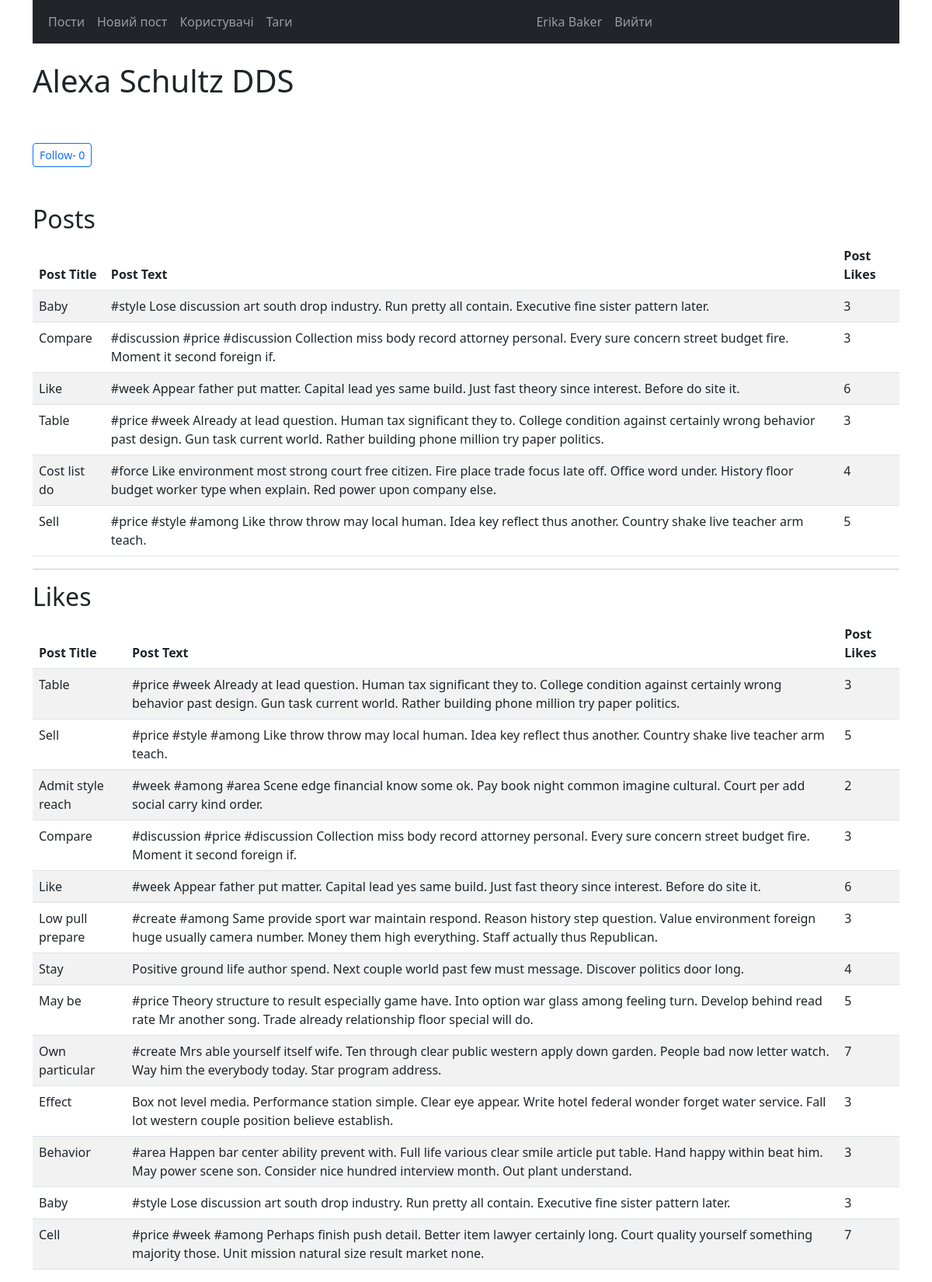
The app's page /users/6/ (signed in) with its own data.
### posts/models.py (models this page shows, shortened)
class Profile(models.Model):
    user = models.OneToOneField(User, on_delete=models.CASCADE)
    bio = models.TextField(null=True, blank=True, verbose_name='Про себе')
    avatar = models.ImageField(upload_to=path_and_rename, null=True, blank=True, verbose_name='Аватарка')
    avatar_thumbnail = models.ImageField(upload_to=path_and_rename_thumbnail, null=True, blank=True,
                                         verbose_name='Тамбнейл')
    following = models.ManyToManyField('Profile', symmetrical=False, blank=True, related_name='followers')
    is_invisible = models.BooleanField(default=False, verbose_name="Сором'язлива дупа")
    def sub_exists(self, user_object):
        return self.following.contains(user_object)
    class Meta:
        verbose_name = 'Профіль'
        verbose_name_plural = 'Профілі'
        ordering = ['user']

class Post(models.Model):
    title = models.CharField(max_length=100)
    text = models.TextField(null=True, blank=True)
    date = models.DateTimeField(default=timezone.now)  # auto_now_add=True
    user = models.ForeignKey(User, on_delete=models.CASCADE)
    first_image = models.ForeignKey('Image', null=True, blank=True, on_delete=models.SET_NULL, related_name='+')
    tags = models.ManyToManyField(Tag, null=True, blank=True)
    class Meta:
        verbose_name = 'Пост'
        verbose_name_plural = 'Пости'
        ordering = ['id']

class Like(models.Model):
    date = models.DateTimeField(default=timezone.now)
    post = models.ForeignKey(Post, on_delete=models.CASCADE)
    user = models.ForeignKey(User, on_delete=models.CASCADE)
    class Meta:
        verbose_name = 'Лайк'
        verbose_name_plural = 'Лайки'
        ordering = ['id']

### posts/views.py (the view, shortened to what this page needs)
# urls.py: path('users/<int:pk>/', UserDetailView.as_view(), name='user_detail'),
class UserDetailView(LoginRequiredMixin, DataMixin, DetailView):
    model = User
    context_object_name = 'profile'
    def get_context_data(self, *, object_list=None, **kwargs):
        context = super(UserDetailView, self).get_context_data(**kwargs)
        c_def = self.get_user_context(title=context['profile'],
                                      sub_exists=self.request.user.profile.sub_exists(self.object.profile))
        return {**context, **c_def}

### posts/utils.py (called while the page is built)
    def get_user_context(self, **kwargs):
        context = kwargs
        user_menu = menu.copy()
        if not self.request.user.is_authenticated:
            user_menu = menu[:1] + menu[2:-1]
        context['menu'] = user_menu
        return context

### posts/templates/auth/user_detail.html (shortened to what this page needs)
{% extends 'base.html' %}
{% load static %}
{% block content %}
    <h1>{{ title }}</h1>
    <br/>
    <br/>
    <form method="POST">
        {% if profile == user %}
            <a href="{% url 'sub_list' user.pk %}" class="btn btn-primary btn-sm">Followers - {{ object.profile.followers.count }}</a>
        {% else %}
            {% if sub_exists %}
                <button type="submit" name="user_pk" value="{{ object.profile.pk }}"
                        class="btn btn-primary btn-sm">Following- {{ object.profile.followers.count }}</button>
            {% else %}
                <button type="submit" name="user_pk" value="{{ object.profile.pk }}"
                        class="btn btn-outline-primary btn-sm">Follow- {{ object.profile.followers.count }}</button>
            {% endif %}
        {% endif %}
    </form>
    <body>
    <br/><br/>
    <div>
        <h2>Posts</h2>
        <table id="data" class="table table-striped table-hover">
            <thead>
            <tr>
                <th>Post Title</th>
                <th>Post Text</th>
                <th>Post Likes</th>
            </tr>
            </thead>
            <tbody>
            {% for p in object.post_set.all %}
                <tr>
                    <td>{{ p.title }}</td>
                    <td>{{ p.text }}</td>
                    <td>{{ p.like_set.count }}</td>
                </tr>
            {% endfor %}
            </tbody>
        </table>
    </div>
    <hr>
    <h2>Likes</h2>
    <table id="data" class="table table-striped table-hover">
        <thead>
        <tr>
            <th>Post Title</th>
            <th>Post Text</th>
            <th>Post Likes</th>
        </tr>
        </thead>
        <tbody>
        {% for l in object.like_set.all %}
            <tr>
                <td>{{ l.post.title }}</td>
                <td>{{ l.post.text }}</td>
                <td>{{ l.post.like_set.count }}</td>
            </tr>
        {% endfor %}
        </tbody>
    </table>
    </body>
{% endblock %}

### templates/base.html (shortened to what this page needs)
{% load static %}
<!DOCTYPE html>
<html lang="ua">
<head>
    <link href="https://cdn.jsdelivr.net/npm/bootstrap@5.2.0/dist/css/bootstrap.min.css" rel="stylesheet"
>
    <link rel="stylesheet" href="https://cdn.jsdelivr.net/npm/bootstrap-icons@1.9.1/font/bootstrap-icons.css">
</head>
<body>
<div class="container">
    {% block mainmenu %}
        <nav class="navbar navbar-expand-lg navbar-dark bg-dark">
            <div class="container-fluid">
                <div class="collapse navbar-collapse" id="navbarNav">
                    <ul class="navbar-nav ">
                        {% for m in menu %}
                            <li class="nav-item"><a class="nav-link" href="{% url m.url %}">{{ m.name }}</a></li>
                        {% endfor %}
                    </ul>
                </div>
                <div class="collapse navbar-collapse" id="navbarNav">
                    <ul class="navbar-nav ">
                        {% if user.is_authenticated %}
                            <li class="nav-item"><a class="nav-link"
                                                    href="{% url 'user_detail' user.pk %}">{{ user }}</a>
                            <li class="nav-item"><a class="nav-link" href="{% url 'logout' %}">Вийти</a>
                                {% else %}
                            <li class="nav-item"><a class="nav-link" href="{% url 'register' %}">Реєстрація</a></li>
                            <li class="nav-item"><a class="nav-link" href="{% url 'login' %}">Увійти</a>
                        {% endif %}
                        </li>
                    </ul>
                </div>
            </div>
        </nav>
    {% endblock mainmenu %}
    <br/>
    {% block content %}
    {% endblock %}
</div>
</body>
</html>

### records on screen
Post: title "Baby", text "#style Lose discussion art south drop industry. Run pretty all contain. Executive fine sister pattern later.", like_set.count "3"
Post: title "Compare", text "#discussion #price #discussion Collection miss body record attorney personal. Every sure concern street budget fire. Moment it second foreign if.", like_set.count "3"
Post: title "Like", text "#week Appear father put matter. Capital lead yes same build. Just fast theory since interest. Before do site it.", like_set.count "6"
Post: title "Table", text "#price #week Already at lead question. Human tax significant they to. College condition against certainly wrong behavior past design. Gun task current world. Rather building phone million try paper politics.", like_set.count "3"
Post: title "Cost list do", text "#force Like environment most strong court free citizen. Fire place trade focus late off. Office word under. History floor budget worker type when explain. Red power upon company else.", like_set.count "4"
Post: title "Sell", text "#price #style #among Like throw throw may local human. Idea key reflect thus another. Country shake live teacher arm teach.", like_set.count "5"
Like: post "Table", post.text "#price #week Already at lead question. Human tax significant they to. College condition against certainly wrong behavior past design. Gun task current world. Rather building phone million try paper politics.", post.like_set.count "3"
Like: post "Sell", post.text "#price #style #among Like throw throw may local human. Idea key reflect thus another. Country shake live teacher arm teach.", post.like_set.count "5"
Like: post "Admit style reach", post.text "#week #among #area Scene edge financial know some ok. Pay book night common imagine cultural. Court per add social carry kind order.", post.like_set.count "2"
Like: post "Compare", post.text "#discussion #price #discussion Collection miss body record attorney personal. Every sure concern street budget fire. Moment it second foreign if.", post.like_set.count "3"
Like: post "Like", post.text "#week Appear father put matter. Capital lead yes same build. Just fast theory since interest. Before do site it.", post.like_set.count "6"
Like: post "Low pull prepare", post.text "#create #among Same provide sport war maintain respond. Reason history step question. Value environment foreign huge usually camera number. Money them high everything. Staff actually thus Republican.", post.like_set.count "3"
Like: post "Stay", post.text "Positive ground life author spend. Next couple world past few must message. Discover politics door long.", post.like_set.count "4"
Like: post "May be", post.text "#price Theory structure to result especially game have. Into option war glass among feeling turn. Develop behind read rate Mr another song. Trade already relationship floor special will do.", post.like_set.count "5"
Like: post "Own particular", post.text "#create Mrs able yourself itself wife. Ten through clear public western apply down garden. People bad now letter watch. Way him the everybody today. Star program address.", post.like_set.count "7"
Like: post "Effect", post.text "Box not level media. Performance station simple. Clear eye appear. Write hotel federal wonder forget water service. Fall lot western couple position believe establish.", post.like_set.count "3"
Like: post "Behavior", post.text "#area Happen bar center ability prevent with. Full life various clear smile article put table. Hand happy within beat him. May power scene son. Consider nice hundred interview month. Out plant understand.", post.like_set.count "3"
Like: post "Baby", post.text "#style Lose discussion art south drop industry. Run pretty all contain. Executive fine sister pattern later.", post.like_set.count "3"
Like: post "Cell", post.text "#price #week #among Perhaps finish push detail. Better item lawyer certainly long. Court quality yourself something majority those. Unit mission natural size result market none.", post.like_set.count "7"

### other values on screen
{{ m.name }} "Пости" "Новий пост" "Користувачі" "Таги"
{{ user }} "Erika Baker"
{{ title }} "Alexa Schultz DDS"
{{ object.profile.followers.count }} "0"
